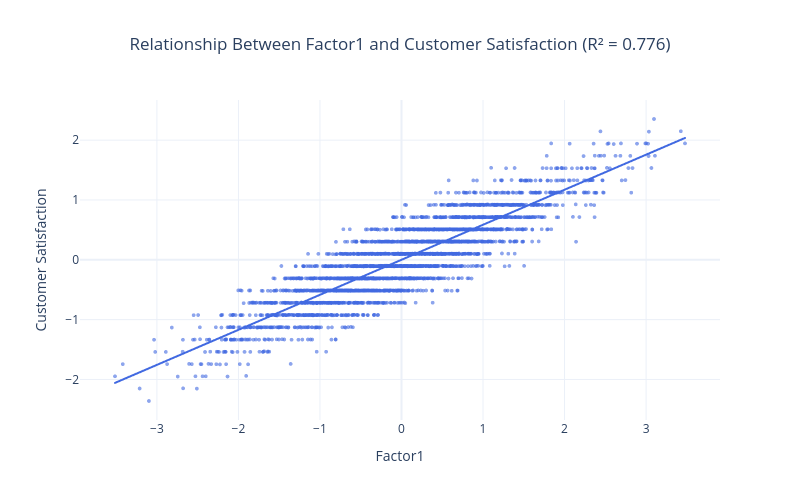
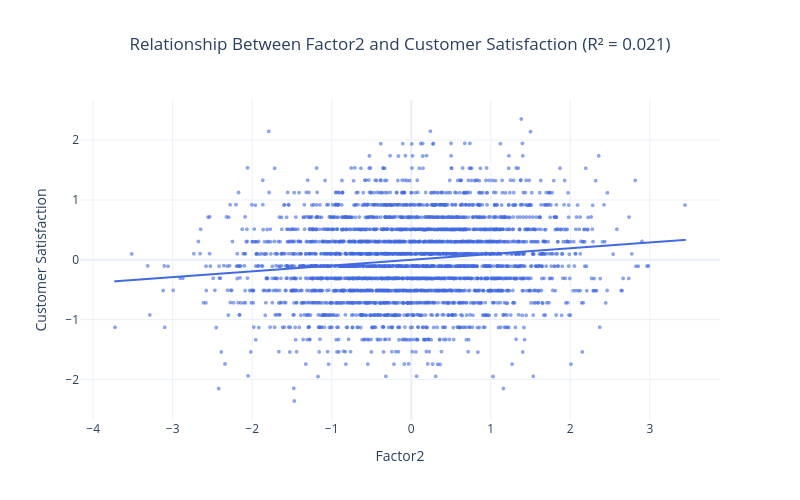
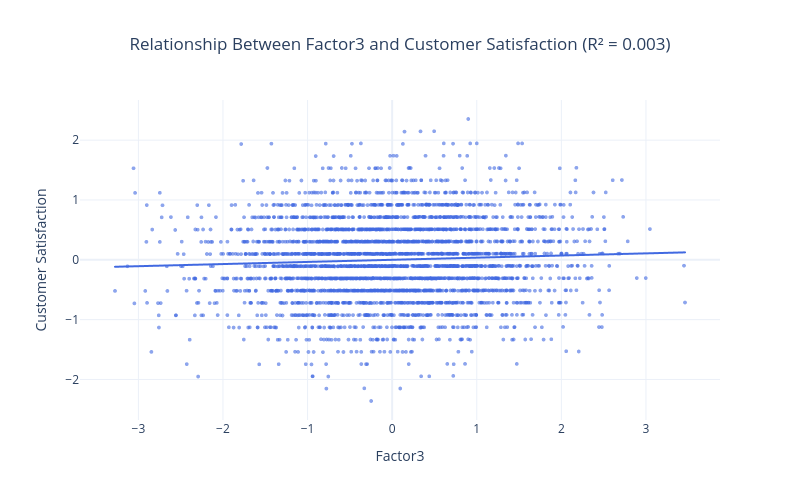
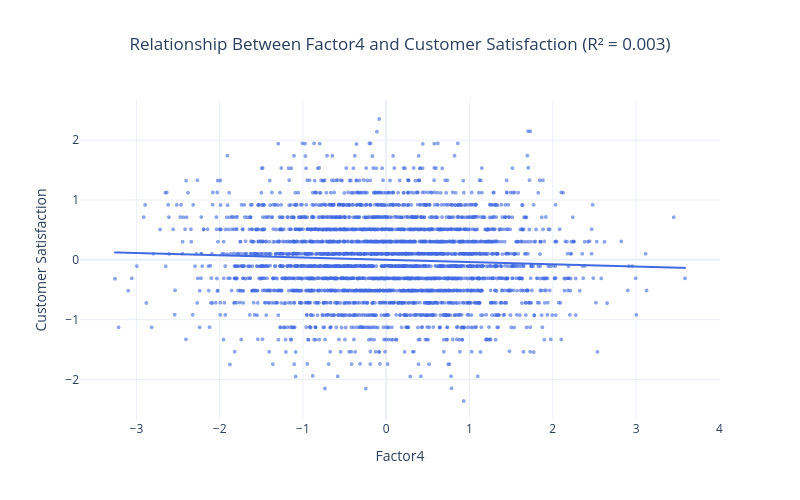

Here is the notebook cell these charts were saved with, in order:
### Code cell
# Relationship between factor scores and satisfaction outcome



import plotly.express as px
import statsmodels.api as sm

outcome_col = 'satisfaction_proxy'  

for factor in df_scores.columns:
    x = df_scores[factor]
    y = data_df[outcome_col]
    
    X = sm.add_constant(x)
    model = sm.OLS(y, X).fit()
    r2 = model.rsquared

    fig = px.scatter(
        x=x,
        y=y,
        trendline="ols",
        color_discrete_sequence=["royalblue"],
        title=f"Relationship Between {factor} and Customer Satisfaction (R² = {r2:.3f})"
    )
    fig.update_layout(
        template="plotly_white",
        height=500,
        width=800,
        title_x=0.5,
        xaxis_title=factor,
        yaxis_title="Customer Satisfaction",
    )
    fig.update_traces(marker=dict(size=4, opacity=0.6))
    fig.show()

### Figure 1 — Plotly figure (JSON) as saved in the notebook; plotly's stock layout.template omitted (floating-point values rounded to 4 significant figures; data arrays with more than 128 entries replaced by an {"elided": "..."} marker saying what was removed)
{"data": [{"hovertemplate": "x=%{x}<br>y=%{y}<extra></extra>", "legendgroup": "", "marker": {"color": "royalblue", "opacity": 0.6, "size": 4, "symbol": "circle"}, "mode": "markers", "name": "", "showlegend": false, "type": "scattergl", "x": {"elided": "3235 float values"}, "xaxis": "x", "y": {"elided": "3235 float values"}, "yaxis": "y"}, {"hovertemplate": "<b>OLS trendline</b><br>y = 0.585545 * x + 4.16334e-17<br>R<sup>2</sup>=0.776358<br><br>x=%{x}<br>y=%{y} <b>(trend)</b><extra></extra>", "legendgroup": "", "marker": {"color": "royalblue", "opacity": 0.6, "size": 4, "symbol": "circle"}, "mode": "lines", "name": "", "showlegend": false, "type": "scattergl", "x": {"elided": "3235 float values"}, "xaxis": "x", "y": {"elided": "3235 float values"}, "yaxis": "y"}], "layout": {"height": 500, "legend": {"tracegroupgap": 0}, "title": {"text": "Relationship Between Factor1 and Customer Satisfaction (R² = 0.776)", "x": 0.5}, "width": 800, "xaxis": {"anchor": "y", "domain": [0, 1], "title": {"text": "Factor1"}}, "yaxis": {"anchor": "x", "domain": [0, 1], "title": {"text": "Customer Satisfaction"}}}}

### Figure 2 — Plotly figure (JSON) as saved in the notebook; plotly's stock layout.template omitted (floating-point values rounded to 4 significant figures; data arrays with more than 128 entries replaced by an {"elided": "..."} marker saying what was removed)
{"data": [{"hovertemplate": "x=%{x}<br>y=%{y}<extra></extra>", "legendgroup": "", "marker": {"color": "royalblue", "opacity": 0.6, "size": 4, "symbol": "circle"}, "mode": "markers", "name": "", "showlegend": false, "type": "scattergl", "x": {"elided": "3235 float values"}, "xaxis": "x", "y": {"elided": "3235 float values"}, "yaxis": "y"}, {"hovertemplate": "<b>OLS trendline</b><br>y = 0.0965623 * x + 1.56125e-17<br>R<sup>2</sup>=0.021113<br><br>x=%{x}<br>y=%{y} <b>(trend)</b><extra></extra>", "legendgroup": "", "marker": {"color": "royalblue", "opacity": 0.6, "size": 4, "symbol": "circle"}, "mode": "lines", "name": "", "showlegend": false, "type": "scattergl", "x": {"elided": "3235 float values"}, "xaxis": "x", "y": {"elided": "3235 float values"}, "yaxis": "y"}], "layout": {"height": 500, "legend": {"tracegroupgap": 0}, "title": {"text": "Relationship Between Factor2 and Customer Satisfaction (R² = 0.021)", "x": 0.5}, "width": 800, "xaxis": {"anchor": "y", "domain": [0, 1], "title": {"text": "Factor2"}}, "yaxis": {"anchor": "x", "domain": [0, 1], "title": {"text": "Customer Satisfaction"}}}}

### Figure 3 — Plotly figure (JSON) as saved in the notebook; plotly's stock layout.template omitted (floating-point values rounded to 4 significant figures; data arrays with more than 128 entries replaced by an {"elided": "..."} marker saying what was removed)
{"data": [{"hovertemplate": "x=%{x}<br>y=%{y}<extra></extra>", "legendgroup": "", "marker": {"color": "royalblue", "opacity": 0.6, "size": 4, "symbol": "circle"}, "mode": "markers", "name": "", "showlegend": false, "type": "scattergl", "x": {"elided": "3235 float values"}, "xaxis": "x", "y": {"elided": "3235 float values"}, "yaxis": "y"}, {"hovertemplate": "<b>OLS trendline</b><br>y = 0.0357192 * x + 2.25514e-17<br>R<sup>2</sup>=0.002889<br><br>x=%{x}<br>y=%{y} <b>(trend)</b><extra></extra>", "legendgroup": "", "marker": {"color": "royalblue", "opacity": 0.6, "size": 4, "symbol": "circle"}, "mode": "lines", "name": "", "showlegend": false, "type": "scattergl", "x": {"elided": "3235 float values"}, "xaxis": "x", "y": {"elided": "3235 float values"}, "yaxis": "y"}], "layout": {"height": 500, "legend": {"tracegroupgap": 0}, "title": {"text": "Relationship Between Factor3 and Customer Satisfaction (R² = 0.003)", "x": 0.5}, "width": 800, "xaxis": {"anchor": "y", "domain": [0, 1], "title": {"text": "Factor3"}}, "yaxis": {"anchor": "x", "domain": [0, 1], "title": {"text": "Customer Satisfaction"}}}}

### Figure 4 — Plotly figure (JSON) as saved in the notebook; plotly's stock layout.template omitted (floating-point values rounded to 4 significant figures; data arrays with more than 128 entries replaced by an {"elided": "..."} marker saying what was removed)
{"data": [{"hovertemplate": "x=%{x}<br>y=%{y}<extra></extra>", "legendgroup": "", "marker": {"color": "royalblue", "opacity": 0.6, "size": 4, "symbol": "circle"}, "mode": "markers", "name": "", "showlegend": false, "type": "scattergl", "x": {"elided": "3235 float values"}, "xaxis": "x", "y": {"elided": "3235 float values"}, "yaxis": "y"}, {"hovertemplate": "<b>OLS trendline</b><br>y = -0.0376916 * x + 1.47451e-17<br>R<sup>2</sup>=0.003217<br><br>x=%{x}<br>y=%{y} <b>(trend)</b><extra></extra>", "legendgroup": "", "marker": {"color": "royalblue", "opacity": 0.6, "size": 4, "symbol": "circle"}, "mode": "lines", "name": "", "showlegend": false, "type": "scattergl", "x": {"elided": "3235 float values"}, "xaxis": "x", "y": {"elided": "3235 float values"}, "yaxis": "y"}], "layout": {"height": 500, "legend": {"tracegroupgap": 0}, "title": {"text": "Relationship Between Factor4 and Customer Satisfaction (R² = 0.003)", "x": 0.5}, "width": 800, "xaxis": {"anchor": "y", "domain": [0, 1], "title": {"text": "Factor4"}}, "yaxis": {"anchor": "x", "domain": [0, 1], "title": {"text": "Customer Satisfaction"}}}}
